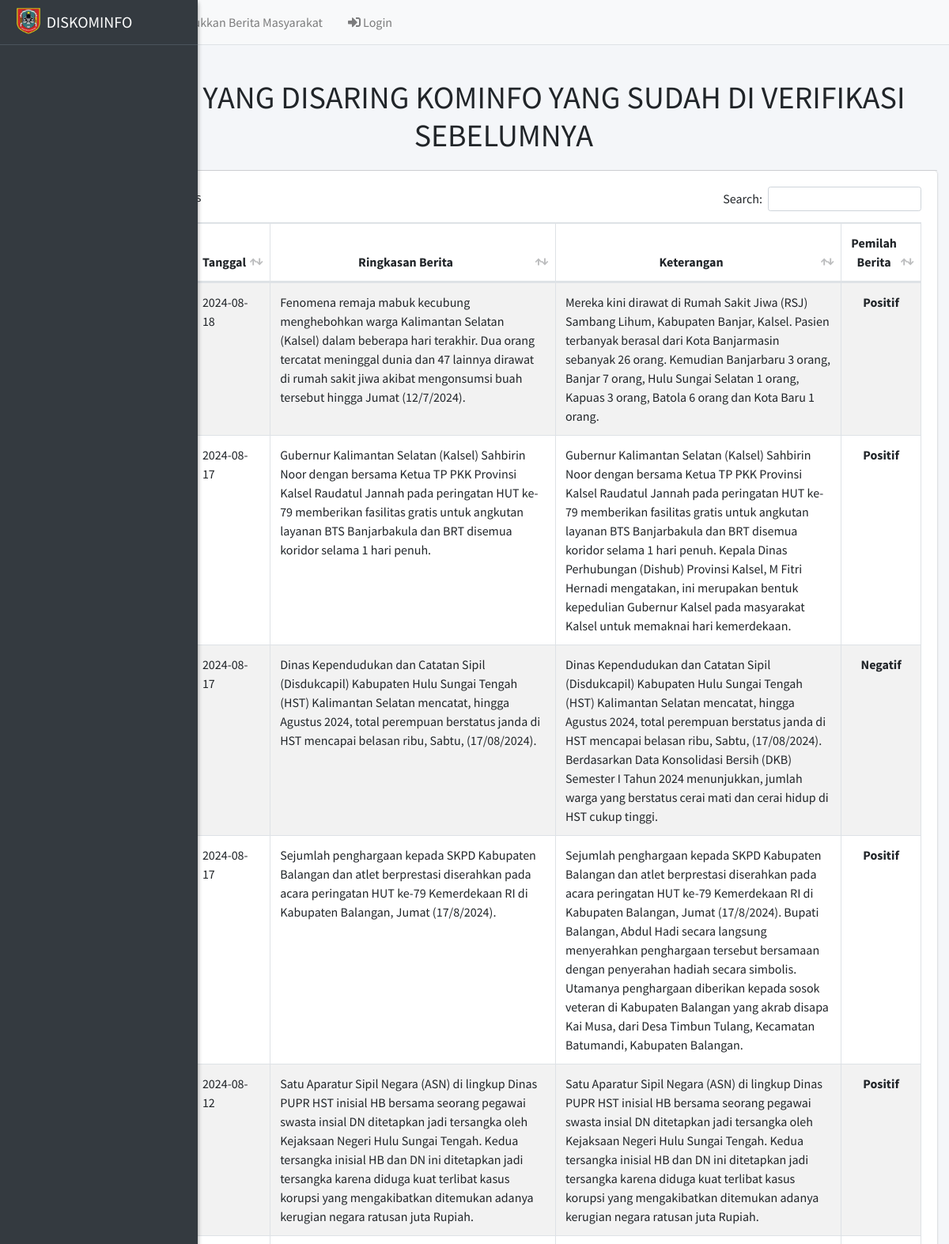
The page / (upper part) on the database its author committed.
### tables this page shows
CREATE TABLE `berita` (
  `id_berita` int NOT NULL,
  `url` text NOT NULL,
  `sumber_berita` varchar(40) NOT NULL,
  `tema` varchar(255) NOT NULL,
  `tgl_berita` date NOT NULL,
  `ringkasan` text NOT NULL,
  `keterangan` text NOT NULL,
  `pemilah` varchar(25) NOT NULL,
  `verifikasi` varchar(50) DEFAULT NULL
);

### config/config.php (called while the page is built, shortened)
<?php
function base_url($url = null)
{
	$base_url = "http://localhost/reqdesain-kominfo";
	if ($url != null) {
		return $base_url . "/" . $url;
	} else {
		return $base_url;
	}
}

### index.php (the view, shortened to what this page needs)
<?php
require 'config/config.php';
require 'config/koneksi.php';
?>
<!DOCTYPE html>
<html>
<?php
include 'templates/head.php';
?>
<body class="hold-transition sidebar-mini layout-fixed sidebar-collapse">
  <div class="wrapper">
    <nav class="main-header navbar navbar-expand navbar-light  navbar-light">
      <ul class="navbar-nav">
        <a class="nav-link" href="index"><i class="fas fa-home"></i> Buletin</a>
        <a class="nav-link" href="pengaduanberita"><i class="fas fa-pen-fancy"></i> Masukkan Berita Masyarakat</a>
        <a class="nav-link" href="login"><i class="fas fa-sign-in-alt"></i> Login</a>
      </ul>
    </nav>
    <aside class="main-sidebar sidebar-dark-green elevation-2" style="background-color: dark;">
      <a href="#" class="brand-link">
        <img src="<?= base_url() ?>/assets/dist/img/provkalsel.png" style="width: 30px;" class="brand-image" style="opacity: 12">
        <span class="brand-text font-weight-light" style="color: white;"><b>DISKOMINFO</b></span>
      </a>
      <div class="sidebar">
      </div>
    </aside>
    <div class="content-wrapper">
      <div class="content-header">
      </div>
      <section>
        <div class="container-fluid">
          <div class="col-12">
            <div class="card-header">
                <h1 align="center">BERITA YANG DISARING KOMINFO YANG SUDAH DI VERIFIKASI SEBELUMNYA</h1>
            </div>
            <div class="row">
              <div class="col-12 col-md-12">
                <div class="card">
                  <div class="card-body">
                     <div class="table-responsive">
                            <table id="example1" class="table table-bordered table-striped">
                                <thead class="">
                                    <tr align="center">
                                        <th>No</th>
                                        <th>URL</th>
                                        <th>Tanggal</th>
                                        <th>Ringkasan Berita</th>
                                        <th>Keterangan</th>
                                        <th>Pemilah Berita</th>
                                    </tr>
                                </thead>
                                <tbody style="background-color: white">
                                    <?php
                                    $no = 1;
                                    $data = $koneksi->query("SELECT * FROM berita WHERE verifikasi = 'Verif' ORDER BY id_berita DESC");
                                    while ($row = $data->fetch_array()) {
                                    ?>
                                        <tr>
                                            <td align="center"><?= $no++ ?></td>
                                            <td> <a href="<?= $row['url'] ?>" target="blank" class="btn btn-block btn-xs bg-yellow"><i class="fa fa-newspaper"></i> Lihat Berita</a></td>
                                            <td><?= $row['tgl_berita'] ?></td>
                                            <td><?= $row['ringkasan'] ?></td>
                                            <td><?= $row['keterangan'] ?></td>
                                            <td align="center"><b><?= $row['pemilah'] ?></b></td>
                                        </tr>
                                    <?php } ?>
                                </tbody>
                            </table>
                        </div>
                    </div>
                  </div>
                </div>
              </div>
            </div>
          </div>
        </div>
    </div>
</body>
</html>

### rows shown on the page
berita: tgl_berita "2024-08-18", ringkasan "Fenomena remaja mabuk kecubung menghebohkan warga Kalimantan Selatan (Kalsel) dalam beberapa hari terakhir. Dua orang tercatat meninggal dunia dan 47 lainnya dirawat di rumah sakit jiwa akibat mengonsumsi buah tersebut hingga Jumat (12/7/2024).", keterangan "Mereka kini dirawat di Rumah Sakit Jiwa (RSJ) Sambang Lihum, Kabupaten Banjar, Kalsel. Pasien terbanyak berasal dari Kota Banjarmasin sebanyak 26 orang. Kemudian Banjarbaru 3 orang, Banjar 7 orang, Hulu Sungai Selatan 1 orang, Kapuas 3 orang, Batola 6 orang dan Kota Baru 1 orang.", pemilah "Positif"
berita: tgl_berita "2024-08-17", ringkasan "Gubernur Kalimantan Selatan (Kalsel) Sahbirin Noor dengan bersama Ketua TP PKK Provinsi Kalsel Raudatul Jannah pada peringatan HUT ke-79 memberikan fasilitas gratis untuk angkutan layanan BTS Banjarbakula dan BRT disemua koridor selama 1 hari penuh.", keterangan "Gubernur Kalimantan Selatan (Kalsel) Sahbirin Noor dengan bersama Ketua TP PKK Provinsi Kalsel Raudatul Jannah pada peringatan HUT ke-79 memberikan fasilitas gratis untuk angkutan layanan BTS Banjarbakula dan BRT disemua koridor selama 1 hari penuh. Kepala Dinas Perhubungan (Dishub) Provinsi Kalsel, M Fitri Hernadi mengatakan, ini merupakan bentuk kepedulian Gubernur Kalsel pada masyarakat Kalsel untuk memaknai hari kemerdekaan.", pemilah "Positif"
berita: tgl_berita "2024-08-17", ringkasan "Dinas Kependudukan dan Catatan Sipil (Disdukcapil) Kabupaten Hulu Sungai Tengah (HST) Kalimantan Selatan mencatat, hingga Agustus 2024, total perempuan berstatus janda di HST mencapai belasan ribu, Sabtu, (17/08/2024).", keterangan "Dinas Kependudukan dan Catatan Sipil (Disdukcapil) Kabupaten Hulu Sungai Tengah (HST) Kalimantan Selatan mencatat, hingga Agustus 2024, total perempuan berstatus janda di HST mencapai belasan ribu, Sabtu, (17/08/2024). Berdasarkan Data Konsolidasi Bersih (DKB) Semester I Tahun 2024 menunjukkan, jumlah warga yang berstatus cerai mati dan cerai hidup di HST cukup tinggi.", pemilah "Negatif"
berita: tgl_berita "2024-08-17", ringkasan "Sejumlah penghargaan kepada SKPD Kabupaten Balangan dan atlet berprestasi diserahkan pada acara peringatan HUT ke-79 Kemerdekaan RI di Kabupaten Balangan, Jumat (17/8/2024).", keterangan "Sejumlah penghargaan kepada SKPD Kabupaten Balangan dan atlet berprestasi diserahkan pada acara peringatan HUT ke-79 Kemerdekaan RI di Kabupaten Balangan, Jumat (17/8/2024). Bupati Balangan, Abdul Hadi secara langsung menyerahkan penghargaan tersebut bersamaan dengan penyerahan hadiah secara simbolis. Utamanya penghargaan diberikan kepada sosok veteran di Kabupaten Balangan yang akrab disapa Kai Musa, dari Desa Timbun Tulang, Kecamatan Batumandi, Kabupaten Balangan.", pemilah "Positif"
berita: tgl_berita "2024-08-12", ringkasan "Satu Aparatur Sipil Negara (ASN) di lingkup Dinas PUPR HST inisial HB bersama seorang pegawai swasta insial DN ditetapkan jadi tersangka oleh Kejaksaan Negeri Hulu Sungai Tengah. Kedua tersangka inisial HB dan DN ini ditetapkan jadi tersangka karena diduga kuat terlibat kasus korupsi yang mengakibatkan ditemukan adanya kerugian negara ratusan juta Rupiah.", keterangan "Satu Aparatur Sipil Negara (ASN) di lingkup Dinas PUPR HST inisial HB bersama seorang pegawai swasta insial DN ditetapkan jadi tersangka oleh Kejaksaan Negeri Hulu Sungai Tengah. Kedua tersangka inisial HB dan DN ini ditetapkan jadi tersangka karena diduga kuat terlibat kasus korupsi yang mengakibatkan ditemukan adanya kerugian negara ratusan juta Rupiah.", pemilah "Positif"
